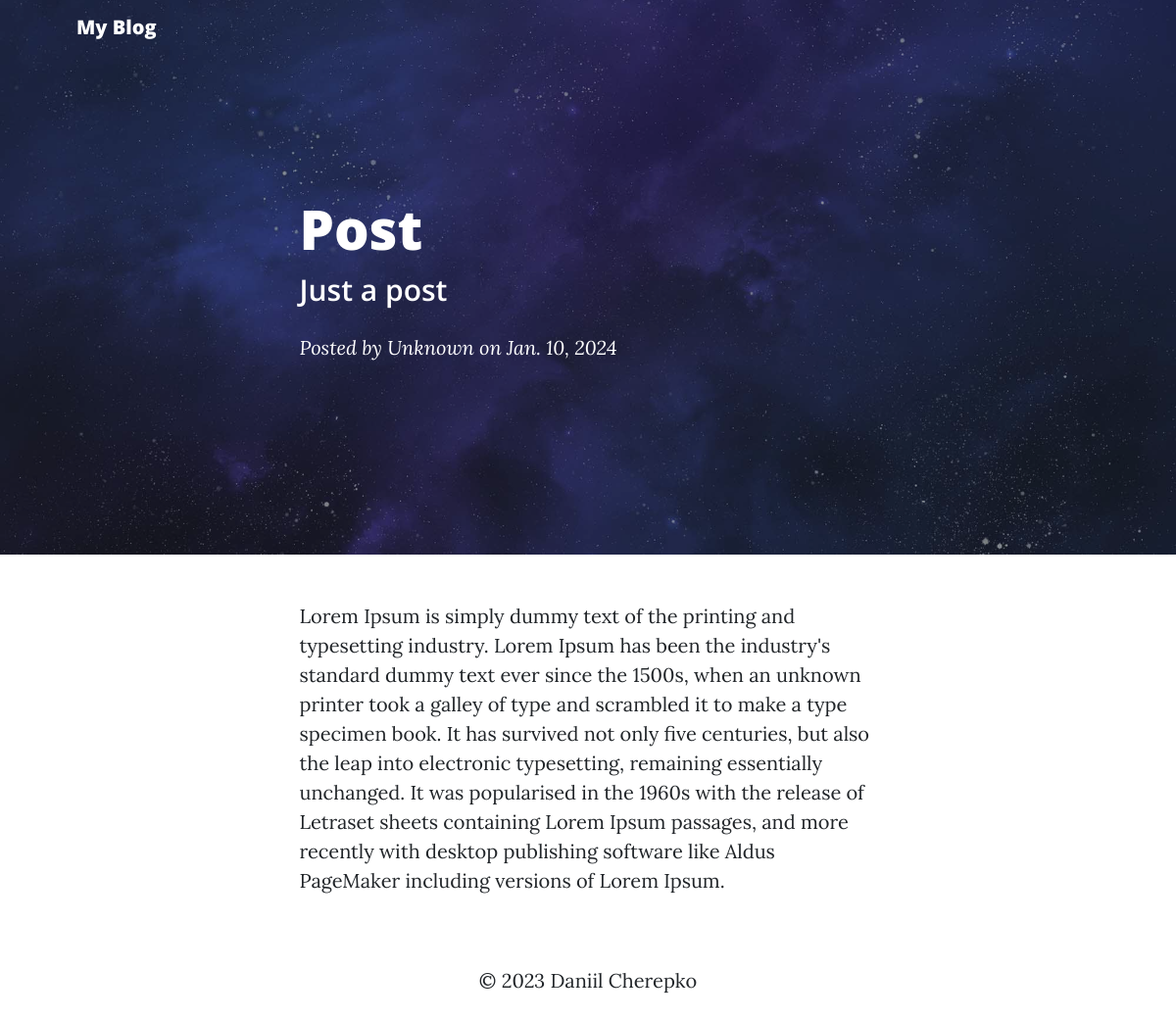
/6/, run on the app's committed database.
### blog/models.py (models this page shows)
class Post(models.Model):
    id = models.AutoField(primary_key=True)
    title = models.CharField(max_length=100)
    subtitle = models.CharField(max_length=200)
    body = models.TextField()
    author = models.CharField(max_length=100)
    date = models.DateField()

### blog/views.py (the view)
# urls.py: path('<int:post_id>/', views.read_post, name='read_post'),
def read_post(request, post_id):
    post = get_object_or_404(Post, pk=post_id)
    return render(request, 'post.html', {'post': post})

### blog/templates/post.html (shortened to what this page needs)
{% include "header.html" %}
        <header class="masthead" style="background-image: url('../static/assets/img/post-bg.jpg')">
            <div class="container position-relative px-4 px-lg-5">
                <div class="row gx-4 gx-lg-5 justify-content-center">
                    <div class="col-md-10 col-lg-8 col-xl-7">
                        <div class="post-heading">
                            <h1>{{ post.title }}</h1>
                            <h2 class="subheading">{{ post.subtitle }}</h2>
                            <span class="meta">
                                Posted by
                                <a>{{ post.author }}</a>
                                on {{ post.date }}
                            </span>
                        </div>
                    </div>
                </div>
            </div>
        </header>
        <article class="mb-4">
            <div class="container px-4 px-lg-5">
                <div class="row gx-4 gx-lg-5 justify-content-center">
                    <div class="col-md-10 col-lg-8 col-xl-7">
                        {{ post.body }}
                    </div>
                </div>
            </div>
        </article>
        {% include "footer.html" %}

### data on the page
Post: title "Post", subtitle "Just a post", author "Unknown", date "Jan. 10, 2024", body "Lorem Ipsum is simply dummy text of the printing and typesetting industry. Lorem Ipsum has been the industry's standard dummy text ever since the 1500s, when an unknown printer took a galley of type and scrambled it to make a type specimen book. It has survived not only five centuries, but also the leap into electronic typesetting, remaining essentially unchanged. It was popularised in the 1960s with the release of Letraset sheets containing Lorem Ipsum passages, and more recently with desktop publishing software like Aldus PageMaker including versions of Lorem Ipsum."
